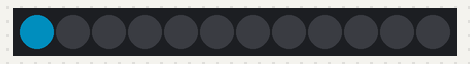
This program was run on a simulated Raspberry Pi Pico running MicroPython. On the bench: 12 RGB LEDs in strip order, left to right. Dim RGB values are drawn brighter than linear; what the program prints to the serial console is not drawn.

Above: at 0.01 s.
At 0.37 s:
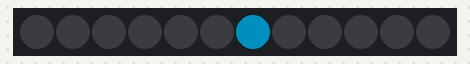
At 0.74 s:
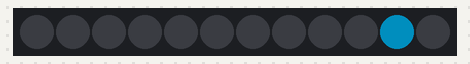
At 1.22 s:
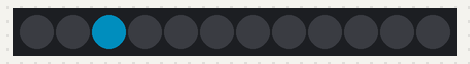
At 1.59 s:
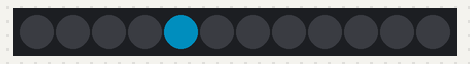

Measured:
- by itself, everything shown: repeats every 1.3 s, in 22 steps

The program:

05-spinner.py
```python
# Rotary Spinner Box - Scanner
# Filename: 05-spinner.py
#
# This is the signature moving pattern of the box: a single bright dot that
# travels back and forth along the 12-pixel strip, like the scanner light on
# a robot.
#
# Because this is a straight strip (not a ring), the dot cannot wrap around
# from the last pixel to the first without "jumping".  Instead, when the dot
# reaches an end of the strip it turns around and heads back the other way.
#
# We track two things:
#   position  - which pixel the dot is on
#   direction - +1 means moving toward the end, -1 means moving back

from neopixel import NeoPixel
import machine
from utime import sleep

import config

strip = NeoPixel(machine.Pin(config.NEOPIXEL_PIN), config.NUMBER_PIXELS)

# The color of the moving dot
DOT_COLOR = (0, 60, 80)

# How long the dot stays on each pixel, in seconds
DELAY = 0.06

# Start the dot at pixel 0, moving toward the far end
position = 0
direction = 1

print('Scanner running. Watch the dot travel back and forth along the strip.')

while True:
    # turn every pixel off, then light only the current one
    for i in range(config.NUMBER_PIXELS):
        strip[i] = (0, 0, 0)
    strip[position] = DOT_COLOR
    strip.write()
    sleep(DELAY)

    # if we are at either end, turn around
    if position == 0:
        direction = 1
    elif position == config.NUMBER_PIXELS - 1:
        direction = -1

    # take one step in the current direction
    position = position + direction
```

config.py
```python
# Configuration file for the rotary spinner box
# The box has a 12-pixel NeoPixel strip on GPIO Pin 0, and a rotary encoder on GPIO Pins 12 and 13.
# There are two momentary push buttons on GPIO Pins 14 and 15, which are used to change the mode of the box.
NUMBER_PIXELS = 12
NEOPIXEL_PIN = 0
ROTARY_ENCODER_PIN_A = 12
ROTARY_ENCODER_PIN_B = 13
PUSH_BUTTON_PIN_1 = 14
PUSH_BUTTON_PIN_2 = 15
```
